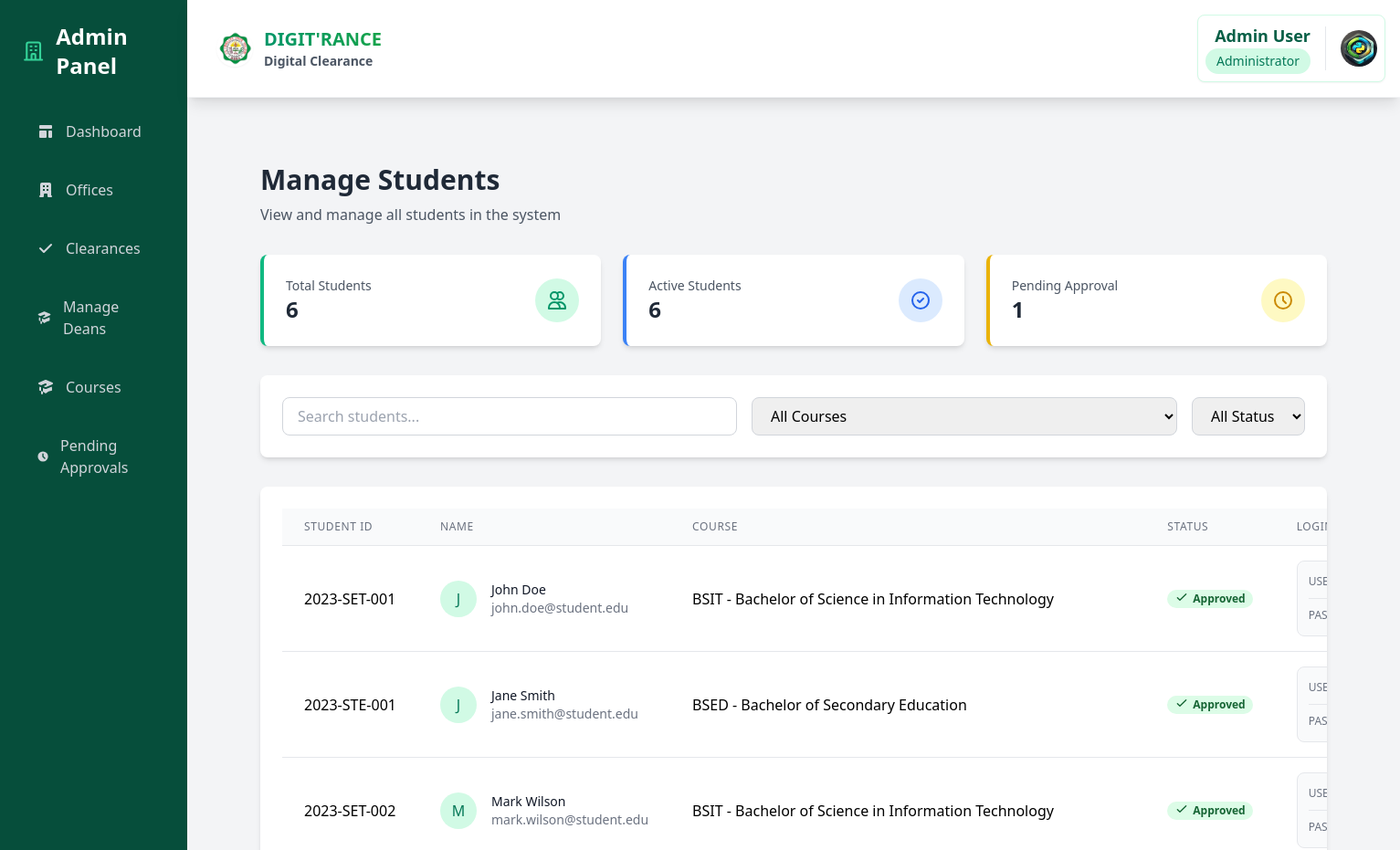
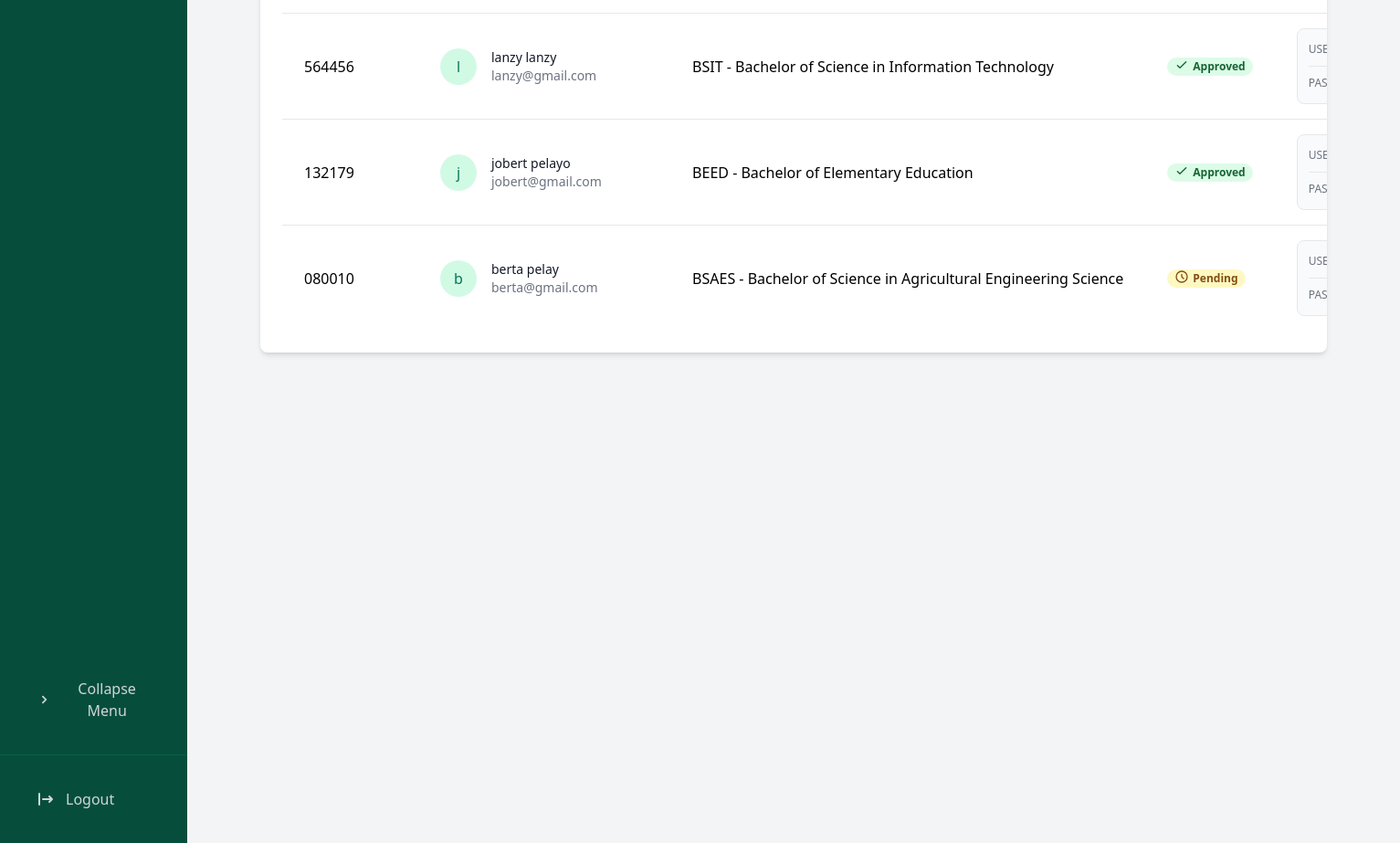
/dashboard/admin/students/ (signed in), run on the app's committed database (2 pictures, top to bottom).
### core/models.py (models this page shows, shortened)
class Student(models.Model):
    student_id = models.CharField(max_length=20, unique=True)
    user = models.OneToOneField(User, on_delete=models.CASCADE)
    course = models.ForeignKey(Course, on_delete=models.PROTECT)
    year_level = models.IntegerField()
    is_boarder = models.BooleanField(default=False)
    created_at = models.DateTimeField(auto_now_add=True)
    program_chair = models.ForeignKey(ProgramChair, on_delete=models.SET_NULL, null=True, blank=True, related_name="students")
    dormitory_owner = models.ForeignKey(Staff, on_delete=models.SET_NULL, null=True, blank=True, related_name="students_dorm", limit_choices_to={'is_dormitory_owner': True})
    is_approved = models.BooleanField(default=False)
    approval_date = models.DateTimeField(null=True, blank=True)
    approval_admin = models.ForeignKey(User, on_delete=models.SET_NULL, null=True, blank=True, related_name='approved_students')
    profile_picture = models.ImageField(
        upload_to='student_profiles/',
        null=True,
        blank=True
    )

class Course(models.Model):
    code = models.CharField(max_length=10, unique=True)  # e.g., BSIT, BPED
    name = models.CharField(max_length=100)  # e.g., Bachelor of Science in Information Technology
    dean = models.ForeignKey(Dean, on_delete=models.CASCADE, related_name='courses')
    is_active = models.BooleanField(default=True)  # To mark if course is currently offered
    created_at = models.DateTimeField(auto_now_add=True)
    updated_at = models.DateTimeField(auto_now=True)
    class Meta:
        ordering = ['code']
    def __str__(self):
        return f"{self.code} - {self.name}"

### core/views.py (the view, shortened to what this page needs)
# urls.py: path('dashboard/admin/students/', views.admin_students, name='admin_students'),
@login_required
@user_passes_test(lambda u: u.is_superuser)
def admin_students(request):
    students = Student.objects.select_related('user', 'course').all()
    courses = Course.objects.all()
    context = {
        'students': students,
        'courses': courses,
    }
    return render(request, 'admin/students.html', context)

### core/models.py (called while the page is built)
    def get_profile_picture_url(self):
        if self.profile_picture and hasattr(self.profile_picture, 'url'):
            return self.profile_picture.url
        return static('img/default-profile.png')

### core/templatetags/myfilters.py (called while the page is built)
@register.filter(name='rejectattr')
def rejectattr(value, attr_value_pair):
    try:
        attr, val = attr_value_pair.split(',')
        val = val.strip().lower() == 'true'  # Convert string to boolean
        return [item for item in value if not getattr(item, attr, None) == val]
    except (ValueError, AttributeError):
        return value

### templates/admin/students.html (shortened to what this page needs)
{% extends 'admin/base_admin.html' %}
{% load myfilters %}
{% block admin_content %}
<div class="p-6 space-y-8">
    <div class="mb-8">
        <h1 class="text-3xl font-bold text-gray-800">Manage Students</h1>
        <p class="text-gray-600 mt-2">View and manage all students in the system</p>
    </div>
    <div class="grid grid-cols-1 md:grid-cols-3 gap-6 mb-8">
        <div class="bg-white rounded-lg shadow-md p-6 border-l-4 border-emerald-500">
            <div class="flex items-center justify-between">
                <div>
                    <p class="text-sm text-gray-600">Total Students</p>
                    <h3 class="text-2xl font-bold text-gray-800">{{ students.count }}</h3>
                </div>
                <div class="p-3 bg-emerald-100 rounded-full">
                    <svg class="w-6 h-6 text-emerald-600" fill="none" stroke="currentColor" viewBox="0 0 24 24">
                        <path stroke-linecap="round" stroke-linejoin="round" stroke-width="2" d="M12 4.354a4 4 0 110 5.292M15 21H3v-1a6 6 0 0112 0v1zm0 0h6v-1a6 6 0 00-9-5.197M13 7a4 4 0 11-8 0 4 4 0 018 0z" />
                    </svg>
                </div>
            </div>
        </div>
        <div class="bg-white rounded-lg shadow-md p-6 border-l-4 border-blue-500">
            <div class="flex items-center justify-between">
                <div>
                    <p class="text-sm text-gray-600">Active Students</p>
                    <h3 class="text-2xl font-bold text-gray-800">{{ students|rejectattr:"user.is_active,False"|length }}</h3>
                </div>
                <div class="p-3 bg-blue-100 rounded-full">
                    <svg class="w-6 h-6 text-blue-600" fill="none" stroke="currentColor" viewBox="0 0 24 24">
                        <path stroke-linecap="round" stroke-linejoin="round" stroke-width="2" d="M9 12l2 2 4-4m6 2a9 9 0 11-18 0 9 9 0 0118 0z" />
                    </svg>
                </div>
            </div>
        </div>
        <div class="bg-white rounded-lg shadow-md p-6 border-l-4 border-yellow-500">
            <div class="flex items-center justify-between">
                <div>
                    <p class="text-sm text-gray-600">Pending Approval</p>
                    <h3 class="text-2xl font-bold text-gray-800">{{ students|rejectattr:"is_approved,True"|length }}</h3>
                </div>
                <div class="p-3 bg-yellow-100 rounded-full">
                    <svg class="w-6 h-6 text-yellow-600" fill="none" stroke="currentColor" viewBox="0 0 24 24">
                        <path stroke-linecap="round" stroke-linejoin="round" stroke-width="2" d="M12 8v4l3 3m6-3a9 9 0 11-18 0 9 9 0 0118 0z" />
                    </svg>
                </div>
            </div>
        </div>
    </div>
    <div class="bg-white rounded-lg shadow-md p-6 mb-8">
        <div class="flex flex-col md:flex-row md:items-center md:justify-between space-y-4 md:space-y-0 md:space-x-4">
            <div class="flex-1">
                <input type="text" placeholder="Search students..."
                       class="w-full px-4 py-2 border border-gray-300 rounded-lg focus:ring-emerald-500 focus:border-emerald-500">
            </div>
            <div class="flex space-x-4">
                <select class="px-4 py-2 border border-gray-300 rounded-lg focus:ring-emerald-500 focus:border-emerald-500">
                    <option value="">All Courses</option>
                </select>
                <select class="px-4 py-2 border border-gray-300 rounded-lg focus:ring-emerald-500 focus:border-emerald-500">
                    <option value="">All Status</option>
                </select>
            </div>
        </div>
    </div>
    <div class="bg-white rounded-lg shadow-md overflow-hidden">
        <div class="p-6">
            <table class="min-w-full divide-y divide-gray-200">
                <thead>
                    <tr class="bg-gray-50">
                        <th class="px-6 py-3 text-left text-xs font-medium text-gray-500 uppercase tracking-wider">Student ID</th>
                        <th class="px-6 py-3 text-left text-xs font-medium text-gray-500 uppercase tracking-wider">Name</th>
                        <th class="px-6 py-3 text-left text-xs font-medium text-gray-500 uppercase tracking-wider">Course</th>
                        <th class="px-6 py-3 text-left text-xs font-medium text-gray-500 uppercase tracking-wider">Status</th>
                        <th class="px-6 py-3 text-left text-xs font-medium text-gray-500 uppercase tracking-wider">Login Details</th>
                    </tr>
                </thead>
                <tbody class="bg-white divide-y divide-gray-200">
                    {% for student in students %}
                    <tr class="hover:bg-gray-50 transition-colors duration-200">
                        <td class="px-6 py-4 whitespace-nowrap">{{ student.student_id }}</td>
                        <td class="px-6 py-4 whitespace-nowrap">
                            <div class="flex items-center">
                                <div class="flex-shrink-0 h-10 w-10">
                                    <span class="h-10 w-10 rounded-full bg-emerald-100 flex items-center justify-center">
                                        <span class="text-emerald-700 font-medium">{{ student.user.get_full_name|make_list|first }}</span>
                                    </span>
                                </div>
                                <div class="ml-4">
                                    <div class="text-sm font-medium text-gray-900">{{ student.user.get_full_name }}</div>
                                    <div class="text-sm text-gray-500">{{ student.user.email }}</div>
                                </div>
                            </div>
                        </td>
                        <td class="px-6 py-4 whitespace-nowrap">{{ student.course }}</td>
                        <td class="px-6 py-4 whitespace-nowrap">
                            {% if student.is_approved %}
                                <span class="px-2 inline-flex text-xs leading-5 font-semibold rounded-full bg-green-100 text-green-800">
                                    <svg class="w-4 h-4 mr-1" fill="none" stroke="currentColor" viewBox="0 0 24 24">
                                        <path stroke-linecap="round" stroke-linejoin="round" stroke-width="2" d="M5 13l4 4L19 7" />
                                    </svg>
                                    Approved
                                </span>
                            {% else %}
                                <span class="px-2 inline-flex text-xs leading-5 font-semibold rounded-full bg-yellow-100 text-yellow-800">
                                    <svg class="w-4 h-4 mr-1" fill="none" stroke="currentColor" viewBox="0 0 24 24">
                                        <path stroke-linecap="round" stroke-linejoin="round" stroke-width="2" d="M12 8v4l3 3m6-3a9 9 0 11-18 0 9 9 0 0118 0z" />
                                    </svg>
                                    Pending
                                </span>
                            {% endif %}
                        </td>
                        <td class="px-6 py-4 whitespace-nowrap">
                            <div class="bg-gray-50 rounded-lg p-3 border border-gray-200">
                                <div class="space-y-2">
                                    <div class="flex items-center justify-between">
                                        <span class="text-xs font-medium text-gray-500 uppercase">Username</span>
                                    </div>
                                    <div class="border-t border-gray-200 my-1"></div>
                                    <div class="flex items-center justify-between group relative">
                                        <span class="text-xs font-medium text-gray-500 uppercase">Password</span>
                                    </div>
                                </div>
                            </div>
                        </td>
                    </tr>
                    {% endfor %}
                </tbody>
            </table>
        </div>
    </div>
</div>
{% endblock %}

### templates/components/navbar.html (shortened to what this page needs)
{% load static %}
<header class="bg-white shadow-lg p-4 flex justify-between items-center border-b border-gray-100 sticky top-0 z-50">
    <div class="flex items-center">
        <h1 class="text-xl font-bold flex items-center ml-4 text-gray-800">
            <a href="{% url 'home' %}" class="flex items-center group">
                <img src="{% static 'img/permit_logo.png' %}" alt="JHCSC Logo" class="h-10 w-10 mr-3 rounded-full shadow-sm">
                <div class="flex flex-col">
                    <span class="text-gradient bg-clip-text text-transparent bg-gradient-to-r from-emerald-600 to-green-600 group-hover:from-emerald-700 group-hover:to-green-700 transition-all">
                    </span>
                    <span class="text-sm text-gray-600">Digital Clearance</span>
                </div>
            </a>
        </h1>    </div>
    <div class="flex items-center">
        {% if user.is_authenticated %}
            <div class="bg-white rounded-lg shadow-sm border border-emerald-100 hover:shadow-md transition-all duration-200">
                <div class="flex items-center space-x-4 p-2">
                    <div class="flex flex-col items-end">
                        <span class="font-semibold text-lg text-emerald-800">
                            {% if user.programchair %}
                                {{ user.get_full_name }}
                            {% elif user.student %}
                                {{ user.student.full_name }}
                            {% elif user.staff %}
                                {{ user.get_full_name }}
                            {% else %}
                                {{ user.get_full_name }}
                            {% endif %}
                        </span>
                        <span class="text-sm px-3 py-1 bg-emerald-100 text-emerald-700 rounded-full font-medium">
                            {% if user.programchair %}
                                Program Chair
                            {% elif user.student %}
                                Student
                            {% elif user.staff %}
                                {{ user.staff.office.name }} Staff
                            {% elif user.is_superuser %}
                                Administrator
                            {% endif %}
                        </span>
                    </div>
                    <div class="relative group">
                        {% if user.student %}
                            <img src="{{ user.student.get_profile_picture_url }}"
                                 alt="Profile"
                                 class="w-10 h-10 rounded-full object-cover">
                        {% elif user.programchair %}
                            <img src="{{ user.programchair.get_profile_picture_url }}"
                                 alt="Profile"
                                 class="w-10 h-10 rounded-full object-cover">
                        {% elif user.staff %}
                            <img src="{{ user.staff.get_profile_picture_url }}"
                                 alt="Profile"
                                 class="w-10 h-10 rounded-full object-cover">
                        {% elif user.is_superuser %}
                            {% if user.userprofile %}
                                <img src="{{ user.userprofile.get_profile_picture_url }}"
                                     alt="Profile"
                                     class="w-10 h-10 rounded-full object-cover">
                            {% else %}
                                <img src="{% static 'img/default-profile.png' %}"
                                     alt="Profile"
                                     class="w-10 h-10 rounded-full object-cover">
                            {% endif %}
                        {% endif %}
                    </div>
                </div>
            </div>
        {% endif %}
    </div>
</header>

### templates/components/navbar.html (style rules this page uses)
.text-gradient { background-size: 100%; -webkit-background-clip: text; -moz-background-clip: text; -webkit-text-fill-color: transparent; -moz-text-fill-color: transparent; }

### data on the page
Student: student_id "2023-SET-001", user.get_full_name|make_list "J", user.get_full_name "John Doe", user.email "john.doe@student.edu", course "BSIT - Bachelor of Science in Information Technology", is_approved True (drawn)
Student: student_id "2023-STE-001", user.get_full_name|make_list "J", user.get_full_name "Jane Smith", user.email "jane.smith@student.edu", course "BSED - Bachelor of Secondary Education", is_approved True (drawn)
Student: student_id "2023-SET-002", user.get_full_name|make_list "M", user.get_full_name "Mark Wilson", user.email "mark.wilson@student.edu", course "BSIT - Bachelor of Science in Information Technology", is_approved True (drawn)
Student: student_id "564456", user.get_full_name|make_list "l", user.get_full_name "lanzy lanzy", user.email "lanzy@gmail.com", course "BSIT - Bachelor of Science in Information Technology", is_approved True (drawn)
Student: student_id "132179", user.get_full_name|make_list "j", user.get_full_name "jobert pelayo", user.email "jobert@gmail.com", course "BEED - Bachelor of Elementary Education", is_approved True (drawn)
Student: student_id "080010", user.get_full_name|make_list "b", user.get_full_name "berta pelay", user.email "berta@gmail.com", course "BSAES - Bachelor of Science in Agricultural Engineering Science", is_approved False (drawn)

### other printed values
{{ user.get_full_name }} "Admin User"
{{ students.count }} "6"
{{ students|rejectattr:"user.is_active,False"|length }} "6"
{{ students|rejectattr:"is_approved,True"|length }} "1"
